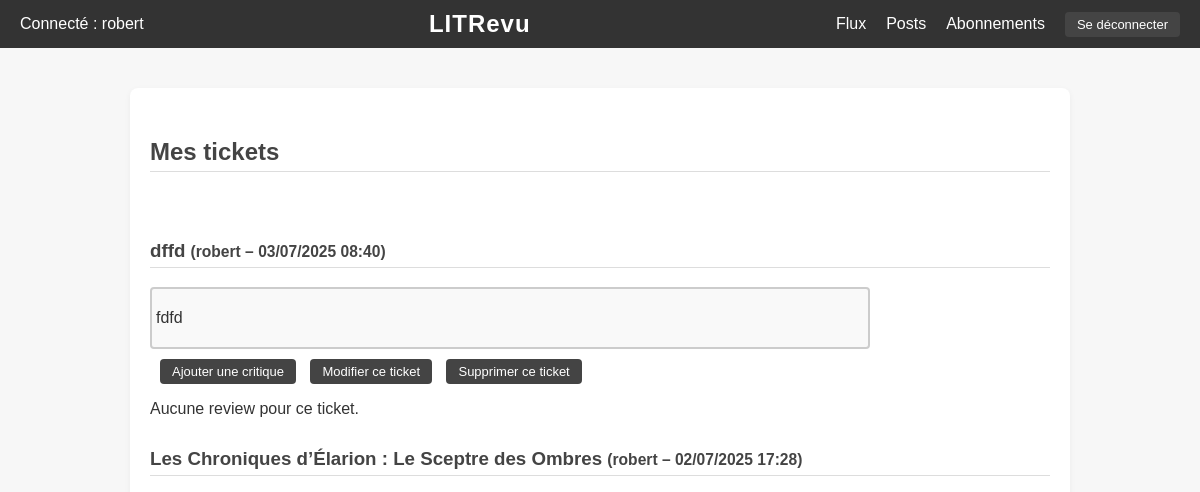
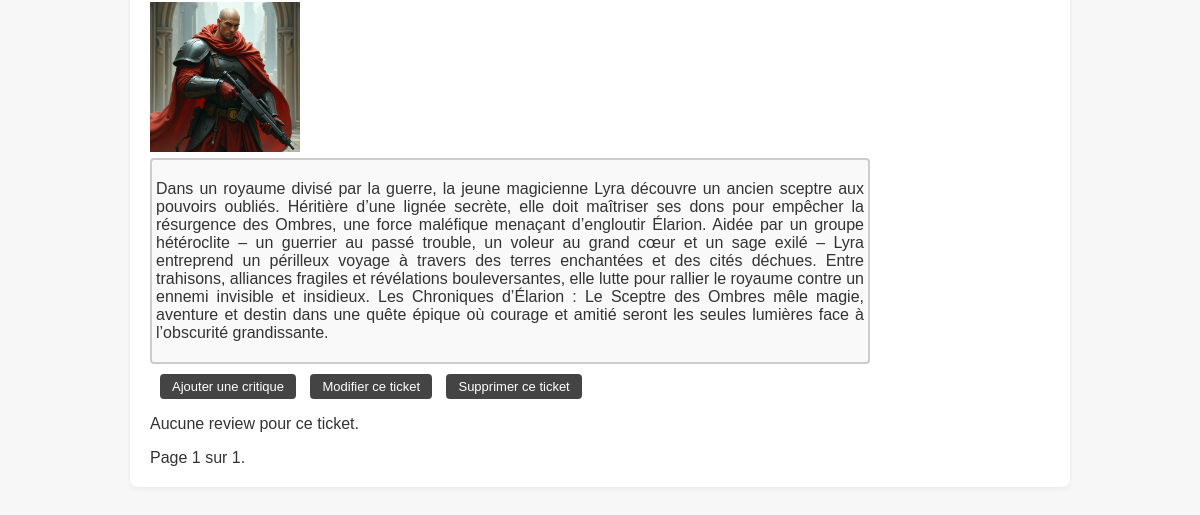
Before: /all_tickets/ (signed in) with the older database file (2 pictures, top to bottom).
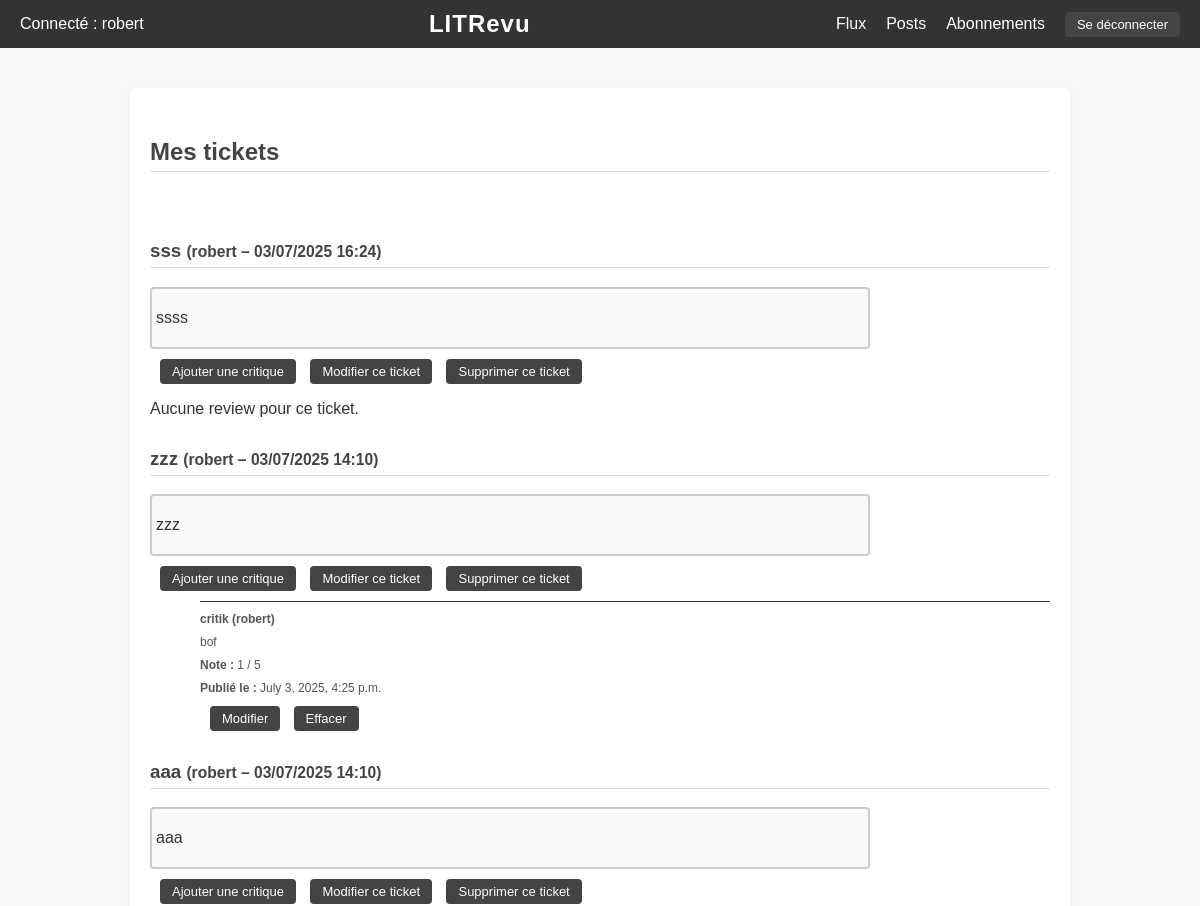
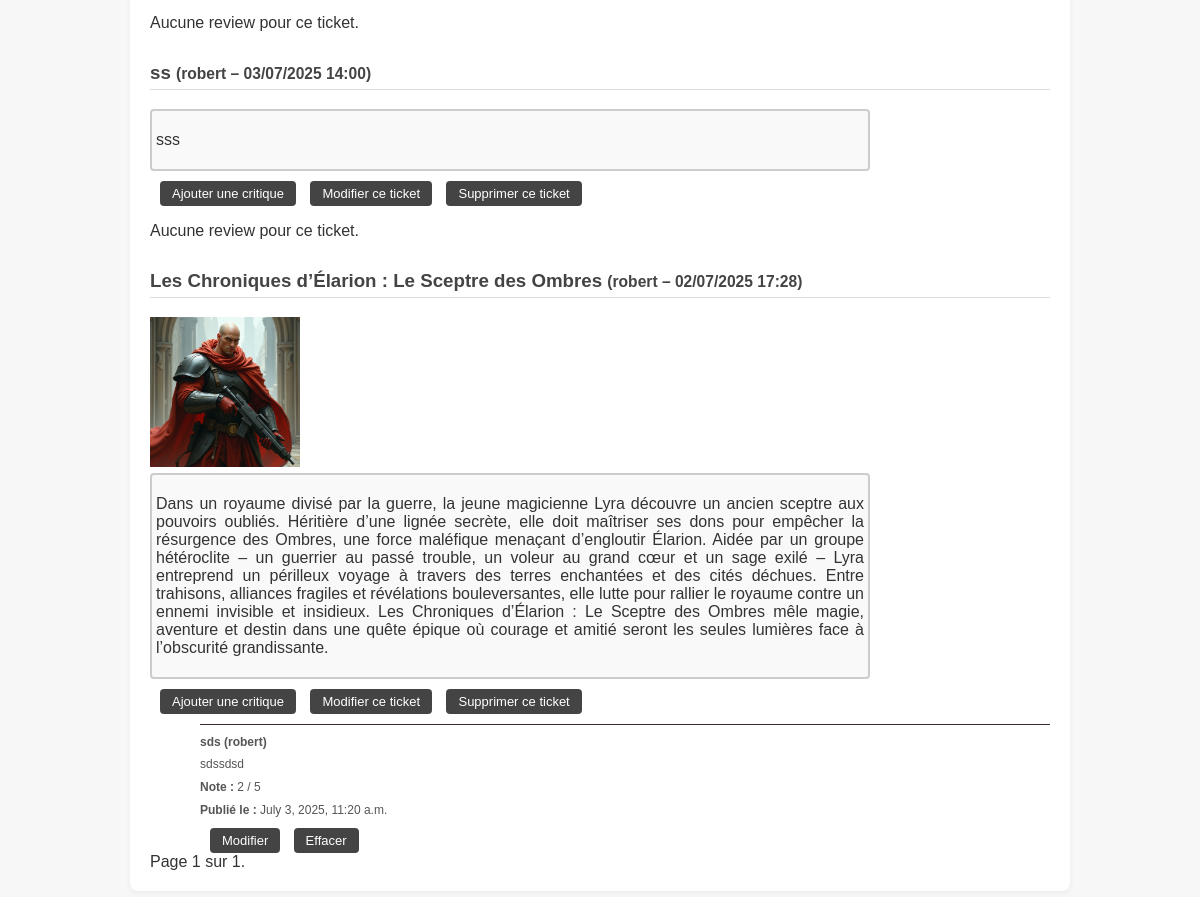
After: the same page with the newer database file (2 pictures, top to bottom).
### myapp/models.py (models this page shows, shortened)
class Ticket(models.Model):
    title = models.CharField(max_length=128)
    description = models.TextField(max_length=2048, blank=True)
    user = models.ForeignKey(User, on_delete=models.CASCADE)
    image = models.ImageField(upload_to='images/', null=True, blank=True)
    time_created = models.DateTimeField(auto_now_add=True)

class Review(models.Model):
    headline = models.CharField(max_length=128)
    ticket = models.ForeignKey(Ticket, on_delete=models.SET_NULL, null=True, blank=True)
    user = models.ForeignKey(User, on_delete=models.CASCADE)
    rating = models.PositiveSmallIntegerField(
        validators=[
            MinValueValidator(0),
            MaxValueValidator(5)
        ]
    )
    body = models.TextField(
        blank=True,
        validators=[MaxLengthValidator(8192)]
    )
    time_created = models.DateTimeField(auto_now_add=True)

### myapp/views.py (the view)
# urls.py: path('all_tickets/', views.all_tickets_view, name='all_tickets'),
@login_required
def all_tickets_view(request):
    tickets = Ticket.objects.filter(user=request.user).order_by('-time_created')
    paginator = Paginator(tickets, 5)
    page_number = request.GET.get('page')
    page_obj = paginator.get_page(page_number)
    return render(request, 'all_tickets.html', {
        'page_obj': page_obj,
    })

### myapp/templates/all_tickets.html (shortened to what this page needs)
{% extends 'base.html' %}
{% block content %}
  <h2>Mes tickets</h2>
  <br>
  <div class="ticket-list">
    {% for ticket in page_obj %}
      <div class="ticket">
        <h3>
          {{ ticket.title }}
          <small>({{ ticket.user.username }} – {{ ticket.time_created|date:"d/m/Y H:i" }})</small>
        </h3>
        {% if ticket.image %}
          <div class="ticket-image">
            <img src="{{ ticket.image.url }}" alt="Image du ticket" style="max-width: 200px; max-height: 150px; object-fit: cover;">
          </div>
        {% endif %}
        <div class="ticket-description-box">
          <p class="ticket-description">{{ ticket.description }}</p>
        </div>
        <div class="ticket-buttons" style="margin: 10px 0;">
          <form action="{% url 'create_review' ticket.id %}" method="get" style="display: inline;">
            <button type="submit" class="button">Ajouter une critique</button>
          </form>
          <form action="{% url 'edit_ticket' ticket.id %}" method="get" style="display: inline;">
            <button type="submit" class="button">Modifier ce ticket</button>
          </form>
          <form action="{% url 'confirm_delete_ticket' ticket.id %}" method="get" style="display: inline;">
            <button type="submit" class="button">Supprimer ce ticket</button>
          </form>
        </div>
        <div class="reviews">
          {% for review in ticket.review_set.all %}
            {% if review.user == request.user %}
              <div class="review small-text">
                <hr class="review-separator">
                <p><strong>{{ review.headline }} ({{ review.user.username }})</strong></p>
                <div class="review-description-box">
                  {{ review.body }}
                </div>
                <p><strong>Note :</strong> {{ review.rating }} / 5</p>
                <p><strong>Publié le :</strong> {{ review.time_created }}</p>
                <div class="review-buttons">
                  <form action="{% url 'edit_review' review.id %}" method="get" style="display: inline;">
                    <button type="submit" class="button">Modifier</button>
                  </form>
                  <form action="{% url 'confirm_delete_review' review.id %}" method="get" style="display: inline;">
                    <button type="submit" class="button">Effacer</button>
                  </form>
                </div>
              </div>
            {% endif %}
          {% empty %}
            <p>Aucune review pour ce ticket.</p>
          {% endfor %}
        </div>
      </div>
    {% empty %}
      <p>Vous n'avez encore publié aucun ticket.</p>
    {% endfor %}
  </div>
  <div class="pagination">
    <span class="step-links">
      <span class="current">
        Page {{ page_obj.number }} sur {{ page_obj.paginator.num_pages }}.
      </span>
    </span>
  </div>
{% endblock %}

### myapp/templates/base.html (shortened to what this page needs)
<!DOCTYPE html>
<html lang="fr">
<head>
    {% load static %}
    <link rel="stylesheet" type="text/css" href="{% static 'css/style.css' %}">
</head>
<body>
    <div class="header">
        <div>
            {% if request.user.is_authenticated %}
                <span class="username">Connecté : {{ request.user.username }}</span>
            {% endif %}
        </div>
        <div class="center">LITRevu</div>
        <div class="links">
            <a href="{% url 'user_feed' %}">Flux</a>
            <a href="{% url 'all_tickets' %}">Posts</a>
            <a href="{% url 'follow_user' %}">Abonnements</a>
            <form action="{% url 'logout' %}" method="post" style="margin-left: 10px;">
                <button type="submit">Se déconnecter</button>
            </form>
        </div>
    </div>
    <div class="content">
        {% block content %}
        {% endblock %}
    </div>
</body>
</html>

### static/css/style.css (style rules this page uses)
body { font-family: 'Segoe UI', sans-serif; margin: 0; padding: 0; background-color: #f7f7f7; color: #333; }
.header { display: flex; justify-content: space-between; align-items: center; padding: 15px 30px; background-color: #222; color: white; }
.header .center { flex: 1; text-align: center; font-size: 26px; font-weight: bold; letter-spacing: 1px; }
.header .links a { color: white; text-decoration: none; margin-left: 20px; transition: color 0.3s; }
.content { max-width: 900px; margin: 40px auto; padding: 20px; background-color: white; border-radius: 8px; box-shadow: 0 2px 6px rgba(0, 0, 0, 0.05); }
h2, h3 { color: #444; border-bottom: 1px solid #ddd; padding-bottom: 5px; margin-top: 30px; }
form { display: inline; }
button { background-color: #444; color: white; border: none; padding: 5px 12px; margin-left: 10px; border-radius: 4px; cursor: pointer; font-size: 13px; transition: background-color 0.3s; text-align: center; width: auto; height: auto; }
a { color: #444; text-decoration: none; }
.review-separator { margin: 5px 0; border: none; border-top: 1px solid #3a2a2a; }
.review.small-text { font-size: 12px; margin-left: 50px; line-height: 0.9; color: #555; }
button { background-color: #444; color: white; border: none; padding: 5px 12px; margin-left: 10px; border-radius: 4px; cursor: pointer; font-size: 13px; transition: background-color 0.3s; }
.ticket-description-box { width: 80%; height: auto; background-color: #f9f9f9; border: 2px solid #ccc; border-radius: 4px; margin-top: 2px; padding: 4px; box-sizing: border-box; text-align: justify; }

### myapp/templates/base.html (style rules this page uses)
body { font-family: Arial, sans-serif; margin: 0; padding: 0; }
.header { display: flex; justify-content: space-between; align-items: center; padding: 10px 20px; background-color: #333; color: white; }
.header .center { flex: 1; text-align: center; font-size: 24px; }
.header .links { display: flex; align-items: center; }
.header .links a { color: white; text-decoration: none; margin-left: 20px; }

Changed rows visible on the page:
removed Ticket: title "dffd", user.username "robert", time_created "03/07/2025 08:40", description "fdfd"
added Ticket: title "sss", user.username "robert", time_created "03/07/2025 16:24", description "ssss"
added Ticket: title "zzz", user.username "robert", time_created "03/07/2025 14:10", description "zzz"
added Review: headline "critik", user.username "robert", body "bof", rating "1", time_created "July 3, 2025, 4:25 p.m.", shown under "zzz"
added Ticket: title "aaa", user.username "robert", time_created "03/07/2025 14:10", description "aaa"
added Ticket: title "ss", user.username "robert", time_created "03/07/2025 14:00", description "sss"
shown differently, row unchanged: Ticket "Les Chroniques d’Élarion : Le Sceptre des Ombres": no longer shows "Aucune review pour ce ticket."
added Review: headline "sds", user.username "robert", body "sdssdsd", rating "2", time_created "July 3, 2025, 11:20 a.m.", shown under Ticket "Les Chroniques d’Élarion : Le Sceptre des Ombres"
